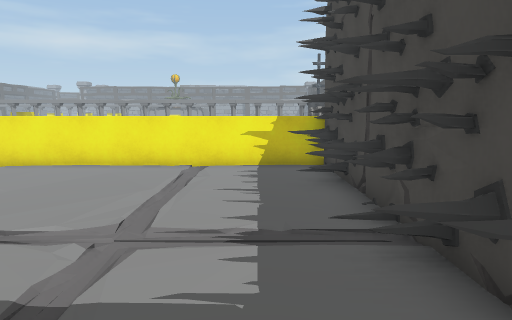
[1] (above)

20 first-person views from a walk through a Unity game level. The camera is 1.5 m above the floor, tilts 8° down and sees 75° across. The floor is counted in squares, 1 m on a side. Each view is taken from the middle of a square. On the plan, view 1 faces up. The plan holds only what a view shows up to about 15 squares ahead; the rest is blank. The place goes on beyond the plan. The player character is not drawn.

[2]
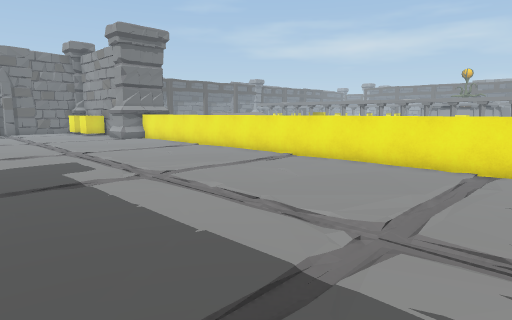

[3]
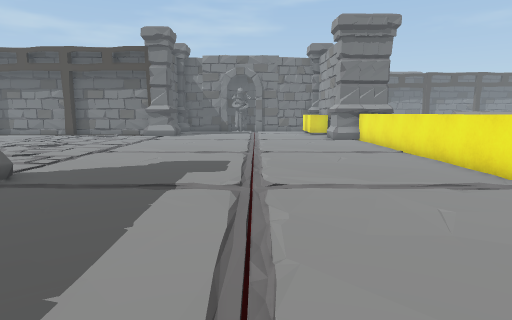

[4]
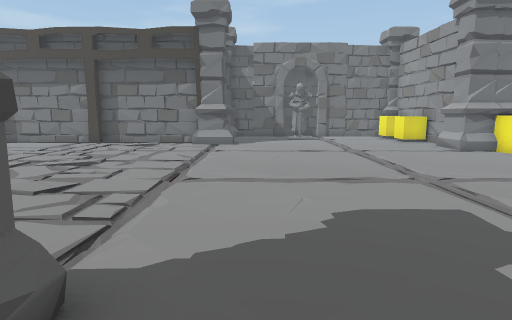

[5]
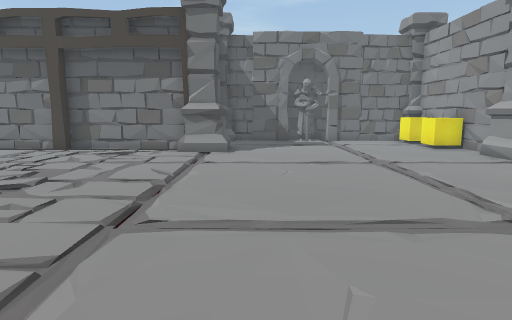

[6]
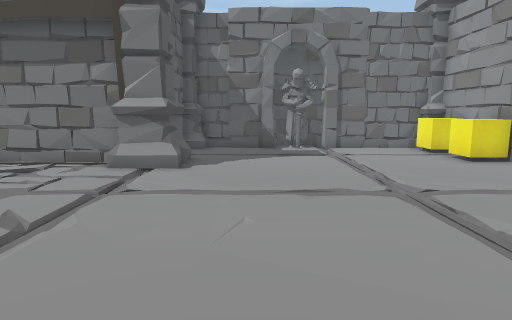

[7]
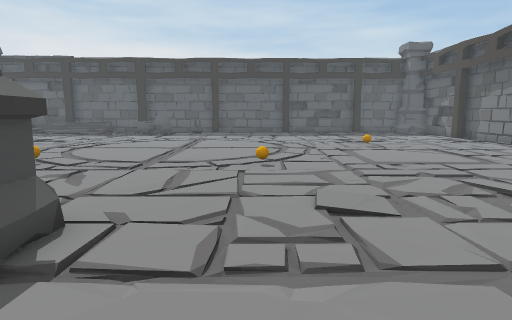

[8]
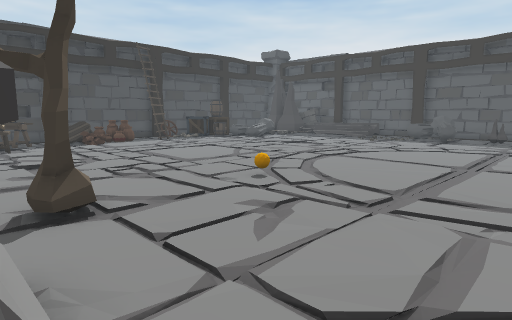

[9]
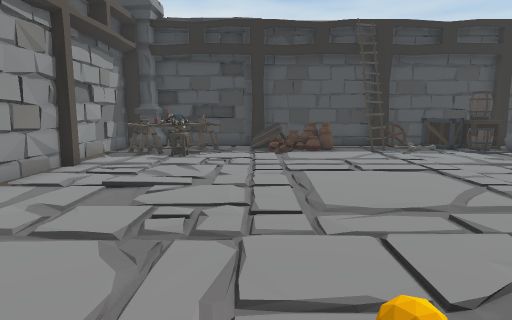

[10]
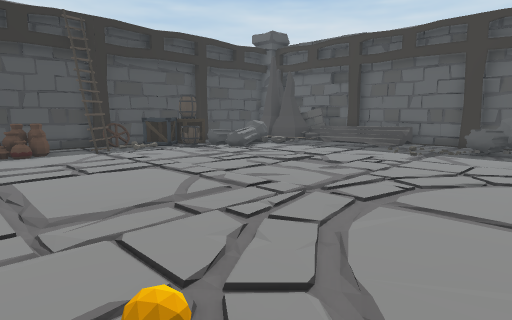

[11]
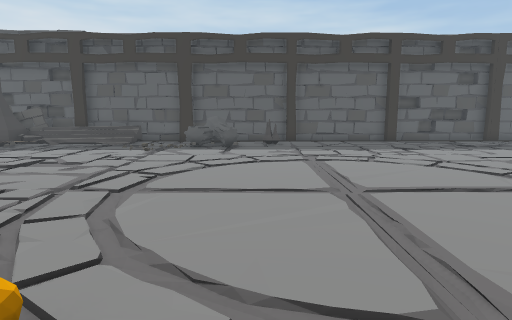

[12]
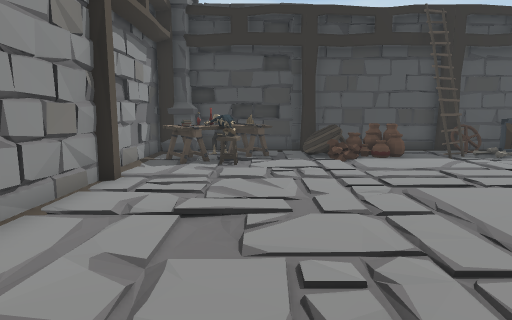

[13]
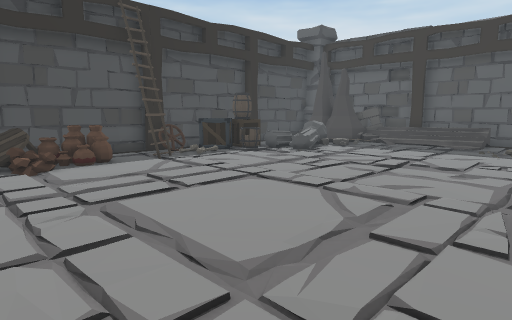

[14]
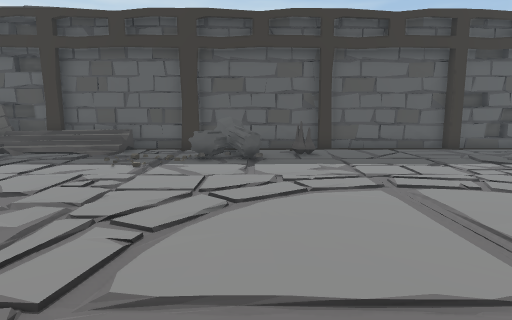

[15]
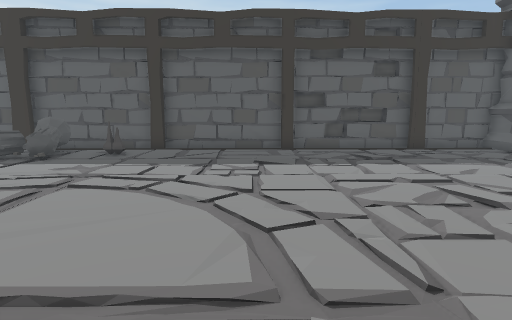

[16]
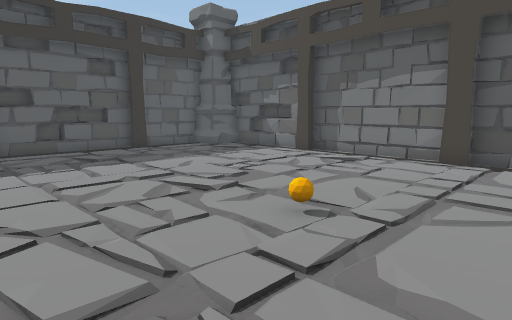

[17]
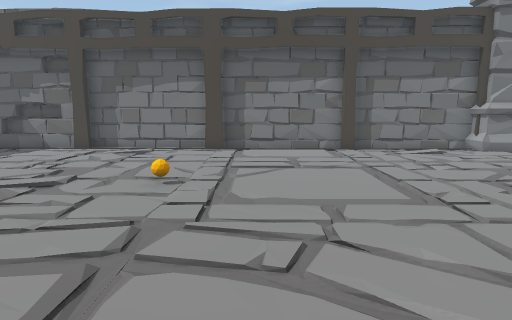

[18]
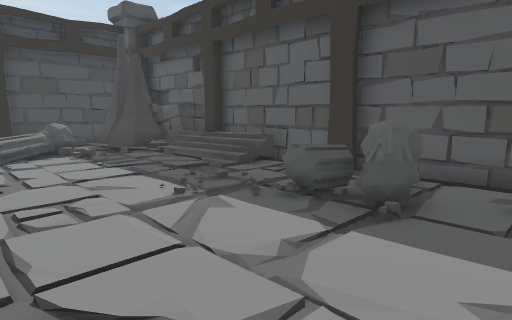

[19]
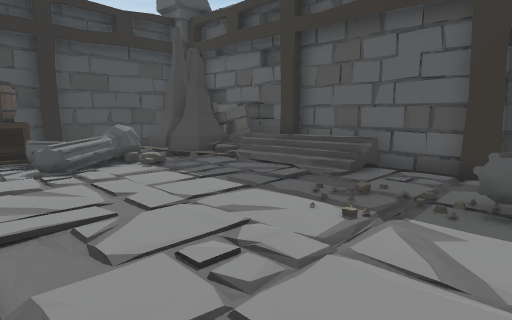

[20]
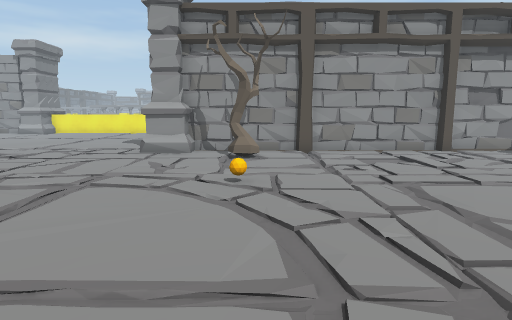

### Floor plan
Key: @ floor where view 1 was taken; # wall or solid block; . main floor; : floor 0.25 m higher than the main floor; - floor 0.25 m lower than the main floor; + floor 0.5 m higher than the main floor; / step, stairs or slope; = window, fence, low wall or low ledge; ^ raised ledge; O other object.
Columns run from 29 left of view 1 to 11 right of it. Each row starts with its distance up from view 1.
 12         OO
 11          O
 10         O#^  ^^^^^^^^^^^^^^^^^^#
  9  #######OO.. .................=#
  8  #OO.OO........................#
  7  #../.........................=#
  6  #../..........................#
  5  #../....................../..=#
  4  ##/////////........////..////##
  3  OO./................./..../..##
  2  #../..........................
  1  #../.......................  #
  0  #../................... ..  @
 -1 O#O.//O/...............
 -2  O#   OO-///////.....OO#################
 -3      O#O../../.......OO........=./..O O#O
 -4       #.................OO..../../.OOOO#O
 -5       #..................O..../../.OOOO#
 -6       #......................./../..OOO#
 -7       #..........................//... #
 -8       #........................../...: #
 -9      ##...........O.....OO.......//.:OO#
-10      ##........................../...OO#
-11      ##..............................O.#
-12      ##................................#
-13      ##..............................O.#
-14      ##......O........................O#
-15      #...............................OO#
-16      #......................../......OO#
-17      #......................../.....OOO#
-18      #...............................OO#
-19      ##............................OO: #
-20      ##........................../.OO  #
-21      #......./............../..../OO   #
-22      #.......//.........OOO//....//.. .#
-23      #  ..............O.OO .///..//OOOO#
-24       OO...../..........OOO ./++++/OO O
-25       OO -#= ///#....#.###########OO#OOO
-26        ############################### O

Where each view was taken, in squares from view 1:
view 1: 0 up, 0 right, facing up
view 2: 0 up, 0 right, facing up-left
view 3: 4 up, 1 left, facing left
view 4: 0 up, 6 left, facing left
view 5: 0 up, 9 left, facing left
view 6: 1 up, 13 left, facing left
view 7: 1 up, 11 left, facing down
view 8: 3 down, 10 left, facing down-right
view 9: 8 down, 6 left, facing right
view 10: 8 down, 6 left, facing down-right
view 11: 7 down, 6 left, facing down
view 12: 6 down, 4 left, facing right
view 13: 7 down, 3 left, facing down-right
view 14: 11 down, 5 left, facing down
view 15: 11 down, 12 left, facing down
view 16: 11 down, 12 left, facing down-left
view 17: 12 down, 9 left, facing left
view 18: 17 down, 7 left, facing down-right
view 19: 16 down, 4 left, facing down-right
view 20: 16 down, 4 left, facing up
